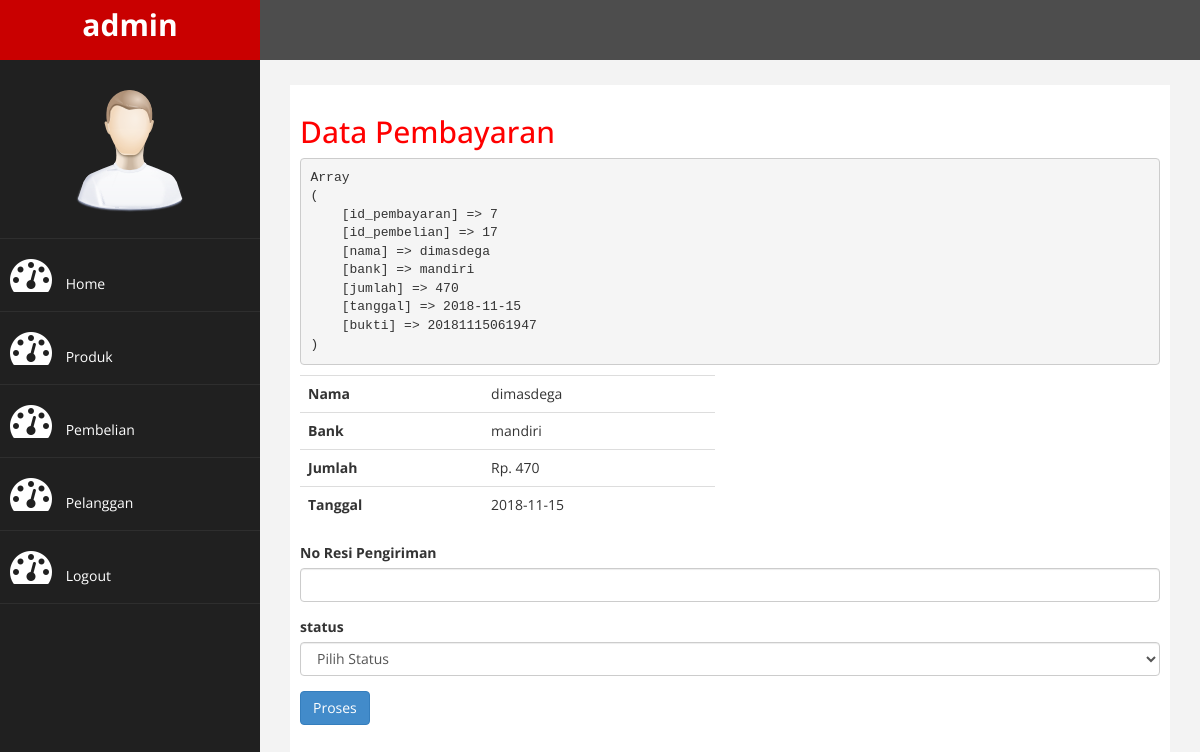
Screenshot of /trainittoko/admin/index.php?halaman=pembayaran&id=17 (signed in) with the database file from the repository.
### tables this page shows
CREATE TABLE `pembayaran` (
  `id_pembayaran` int(11) NOT NULL,
  `id_pembelian` int(11) NOT NULL,
  `nama` varchar(255) NOT NULL,
  `bank` varchar(255) NOT NULL,
  `jumlah` int(11) NOT NULL,
  `tanggal` date NOT NULL,
  `bukti` varchar(255) NOT NULL
);

### trainittoko/admin/pembayaran.php (the view, shortened to what this page needs)
<h2>Data Pembayaran</h2>
<?php
$id_pembelian = $_GET['id'];
$ambil = $koneksi->query("SELECT * FROM pembayaran WHERE id_pembelian='$id_pembelian'");
$detail = $ambil->fetch_assoc();
echo "<pre>";
print_r($detail);
echo "</pre>";
 ?>
 <div class="row">
 	<div class="col-md-6">
 		<table class="table">
 			<tr>
 				<th>Nama</th>
 				<td><?php echo $detail['nama'] ?></td>
 			</tr>
 			<tr>
 				<th>Bank</th>
 				<td><?php echo $detail['bank'] ?></td>
 			</tr>
 			<tr>
 				<th>Jumlah</th>
 				<td>Rp. <?php echo number_format($detail['jumlah']) ?></td>
 			</tr>
 			<tr>
 				<th>Tanggal</th>
 				<td><?php echo $detail['tanggal'] ?></td>
 			</tr>
 		</table>
 	</div>
 	<div class="col-md-6">
 	</div>
 </div>
 <form method="post">
 	<div class="form-group">
 		<label>No Resi Pengiriman</label>
 		<input type="text" class="form-control" name="resi">
 	</div>
 	<div class="form-group">
 		<label>status</label>
 		<select class="form-control" name="status">
 			<option value="">Pilih Status</option>
 		</select>
 	</div>
 	<button class="btn btn-primary" name="proses">Proses</button>
 </form>

### trainittoko/admin/assets/css/custom.css (style rules this page uses)
body { font-family: 'Open Sans', sans-serif; }
h2 { color: #f00; }

### rows the page displays
pembayaran: nama "dimasdega", bank "mandiri", jumlah "470", tanggal "2018-11-15"
